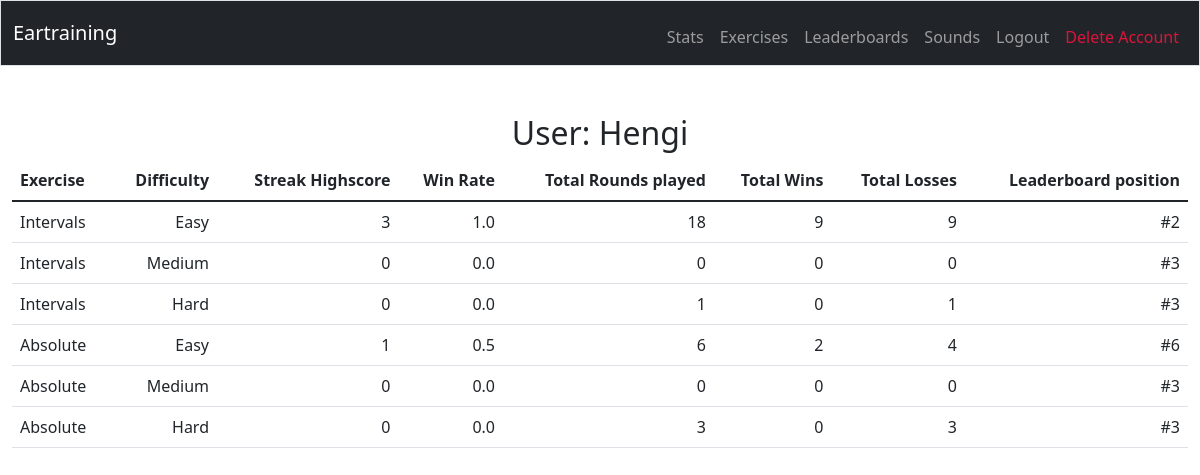
/stats (signed in), run on the app's committed database.
### tables this page shows
CREATE TABLE stats (user_id INTEGER, exercise TEXT NOT NULL, difficulty TEXT NOT NULL, streak_highscore INTEGER NOT NULL DEFAULT 0, win_rate REAL NOT NULL DEFAULT 0.0, total_rounds INTEGER NOT NULL DEFAULT 0, total_wins INTEGER NOT NULL DEFAULT 0, total_losses INTEGER NOT NULL DEFAULT 0, leaderbord_p TEXT NOT NULL DEFAULT '#0', user_name TEXT,  FOREIGN KEY(user_id) REFERENCES users(id));

### app.py (the view)
@app.route("/stats")
@login_required
def stats():
        generate_leaderboards()
        user_stats = db.execute("SELECT * FROM stats WHERE user_id = ?", session["user_id"])
        return render_template("stats.html", user_stats=user_stats)

### app.py (called while the page is built)
def login_required(f):
    @wraps(f)
    def decorated_function(*args, **kwargs):
        if session.get('user_id') is None:
            return redirect('/login')
        return f(*args, **kwargs)
    return decorated_function

def generate_leaderboards():
    users = db.execute('SELECT * FROM users;')
    for Exercise in Exercises:
        for Difficulty in Difficulties:
            rows = db.execute('SELECT * FROM stats WHERE exercise = ? AND difficulty = ? ORDER BY streak_highscore DESC, win_rate DESC;', Exercise, Difficulty)
            i = 0
            for user in users:
                user_id = rows[i]["user_id"]
                i += 1
                db.execute("UPDATE stats SET leaderbord_p = ? WHERE exercise = ? AND difficulty = ? AND user_id = ?", ('#'+str(i)), Exercise, Difficulty, user_id)
    return

### templates/stats.html (shortened to what this page needs)
{% extends "layout.html" %}
{% block main %}
    <h2>User: {{ user_stats[0]["user_name"] }}</h2>
    <table class="table tablemobile">
        <thead>
            <tr>
                <th class="text-start">Exercise</th>
                <th class="text-end">Difficulty</th>
                <th class="text-end">Streak Highscore</th>
                <th class="text-end">Win Rate</th>
                <th class="text-end">Total Rounds played</th>
                <th class="text-end">Total Wins</th>
                <th class="text-end">Total Losses</th>
                <th class="text-end">Leaderboard position</th>
            </tr>
        </thead>
        <tbody>
        {% if user_stats %}
            {% for stat in user_stats %}
                <tr>
                    <td class="text-start">{{ stat['exercise'] }}</th>
                    <td class="text-end">{{ stat['difficulty'] }}</th>
                    <td class="text-end">{{ stat['streak_highscore'] }}</th>
                    <td class="text-end">{{ stat['win_rate'] }}</th>
                    <td class="text-end">{{ stat['total_rounds'] }}</th>
                    <td class="text-end">{{ stat['total_wins'] }}</th>
                    <td class="text-end">{{ stat['total_losses'] }}</th>
                    <td class="text-end">{{ stat['leaderbord_p'] }}</th>
                </tr>
            {% endfor %}
        {% endif %}
        </tbody>
    </table>
{% endblock %}

### templates/layout.html (shortened to what this page needs)
<!DOCTYPE html>
<html lang="en" data-bs-theme="dark">
    <head>
        <link href="https://cdn.jsdelivr.net/npm/bootstrap@5.1.3/dist/css/bootstrap.min.css" rel="stylesheet">
        <link href="../static/styles.css" rel="stylesheet">
    </head>
    <body>
        <nav class="bg-dark border navbar navbar-dark navbar-expand-md">
            <div class="container-fluid">
                <a class="navbar-brand" href="/">
                    <spans>Eartraining</span>
                </a>
                <div class="collapse navbar-collapse justify-content-end" id="navbar">
                    {% if session["user_id"] %}
                        <ul class="navbar-nav ms-auto mt-2 justify-content-end">
                            <li class="nav-item">
                                <a class="nav-link" href="/stats">Stats</a>
                            </li>
                            {% if not exercise %}
                            <li class="nav-item">
                                <a class="nav-link" href="/exercises">Exercises</a>
                            </li>
                            {% endif %}
                            <li class="nav-item">
                                <a class="nav-link" href="/leaderboard">Leaderboards</a>
                            </li>
                            <li class="nav-item">
                                <a class="nav-link" href="/sounds">Sounds</a>
                            </li>
                            <li class="nav-item">
                                <a class="nav-link" href="/logout">Logout</a>
                            </li>
                            <li class="nav-item">
                                <a id="del_acc" class="nav-link" href="/deregister"><span class="red">Delete Account</span></a>
                            </li>
                        </ul>
                    {% endif %}
                </div>
            </div>
        </nav>
        <main class="container-fluid py-5 text-center">
            {% block main %}{% endblock %}
        </main>
    </body>
</html>

### static/styles.css (style rules this page uses)
#del_acc { color: crimson; }

### data on the page
stats: user_name "Hengi", exercise "Intervals", difficulty "Easy", streak_highscore "3", win_rate "1.0", total_rounds "18", total_wins "9", total_losses "9", leaderbord_p "#2"
stats: exercise "Intervals", difficulty "Medium", streak_highscore "0", win_rate "0.0", total_rounds "0", total_wins "0", total_losses "0", leaderbord_p "#3"
stats: exercise "Intervals", difficulty "Hard", streak_highscore "0", win_rate "0.0", total_rounds "1", total_wins "0", total_losses "1", leaderbord_p "#3"
stats: exercise "Absolute", difficulty "Easy", streak_highscore "1", win_rate "0.5", total_rounds "6", total_wins "2", total_losses "4", leaderbord_p "#6"
stats: exercise "Absolute", difficulty "Medium", streak_highscore "0", win_rate "0.0", total_rounds "0", total_wins "0", total_losses "0", leaderbord_p "#3"
stats: exercise "Absolute", difficulty "Hard", streak_highscore "0", win_rate "0.0", total_rounds "3", total_wins "0", total_losses "3", leaderbord_p "#3"
